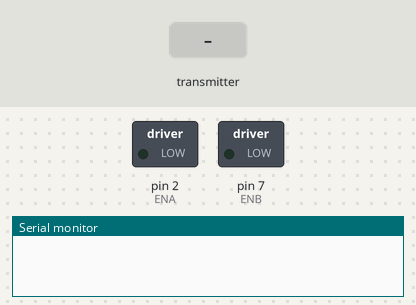
Simulated run of this sketch. Board: Arduino Uno, built with avr-gcc and run on an emulated ATmega328P. Shown: switched loads named in the sketch (green lamp = pin HIGH), the last lines printed to the serial monitor. Inputs (shaded band) come from the test bench. No radio packets arrive unless stated.

Above: at 1.2 s.
1.3 s: the transmitter starts sending joystick1_x = 0
At 2.3 s:
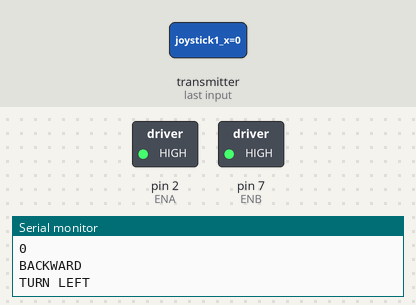
5.8 s: the transmitter starts sending joystick2_x = 256
8.8 s: the transmitter starts sending joystick2_y = 512
11.8 s: the transmitter starts sending joystick1_x = 512
Timing chart, 0 to 14.3 s (numbered marks = the images above; inputs shaded):
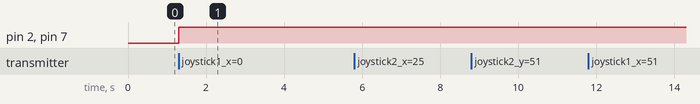

The sketch:

BOT.ino
```cpp
#include <SPI.h>
#include <RF24.h>
#include <nRF24L01.h>

#define ENA 2
#define ENB 7
#define IN1 3
#define IN2 4
#define IN3 5
#define IN4 6
#define MOTOR_SPEED_1 255
#define MOTOR_SPEED_2 100
#define MOTOR_SPEED_3 150


RF24 radio(9,10);
const byte address[] = "node1";

void setup() {
  radio.begin();
  radio.openReadingPipe(0,address);
  radio.startListening();

  Serial.begin(9600);


}

struct datapack{
  int joystick1_x ;
  int joystick1_y ;
  int joystick2_x ;
  int joystick2_y ;
  int toggle_r;
  int toggle_l;
};
datapack data;

void loop() {
  while(radio.available()){
    radio.read(&data, sizeof(data));

    int a;
    a = data.toggle_l ;
    Serial.println(data.joystick1_x);
    Serial.println(data.joystick1_y);
    Serial.println(data.joystick2_x);
    Serial.println(data.joystick2_y);
    Serial.println(data.toggle_r);
    Serial.println(data.toggle_l);

      //high rpm

      analogWrite(ENA, MOTOR_SPEED_1);
      analogWrite(ENB, MOTOR_SPEED_1);
      //data X
      if (data.joystick2_y > 550) {
       moveForward();
      Serial.println("FORWARD");
      }

      //data X
      if (data.joystick2_y < 400) {
      moveBackward();
      Serial.println("BACKWARD");
      }

      //data Y
      if (data.joystick1_x > 550 ) {
      turnRight();
      Serial.println("TURN RIGHT");
      }

      //data Y
      if (data.joystick1_x < 400 ) {
      turnLeft();
      Serial.println("TURN LEFT");
      }

      if (data.joystick1_x < 550 && data.joystick1_x > 400 && data.joystick2_y < 550 && data.joystick2_y > 400) {
      stop();
      Serial.println("STOP");
      }
  }

}

void stop(){

  digitalWrite(IN1,LOW);
  digitalWrite(IN2,LOW);
  digitalWrite(IN3,LOW);
  digitalWrite(IN4,LOW);
}
void turnLeft(){


  digitalWrite(IN1,LOW);
  digitalWrite(IN2,HIGH);
  digitalWrite(IN3,LOW);
  digitalWrite(IN4,HIGH);
}
void turnRight() {


  digitalWrite(IN1,HIGH);
  digitalWrite(IN2,LOW);
  digitalWrite(IN3,HIGH);
  digitalWrite(IN4,LOW);
}

// Function to turn the robot right
void moveBackward() {

  digitalWrite(IN1, LOW);
  digitalWrite(IN2, HIGH);
  digitalWrite(IN3, HIGH);
  digitalWrite(IN4, LOW);

}

// Function to turn the robot left
void moveForward() {

  digitalWrite(IN1, HIGH);
  digitalWrite(IN2, LOW);
  digitalWrite(IN3, LOW);
  digitalWrite(IN4, HIGH);
}
```

Measured:
- after the input at 1.3 s, pin 2 (ENA), pin 7 (ENB): LOW → HIGH at once
